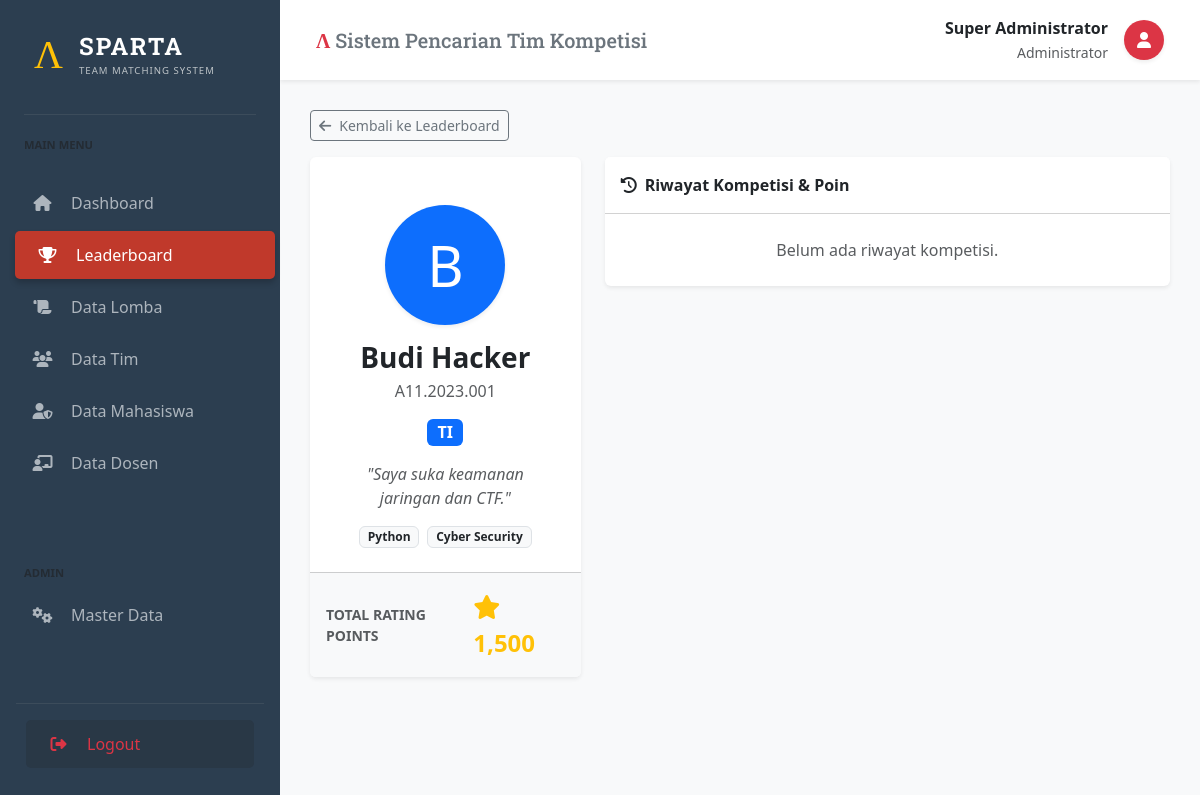
The app's page /index.php?page=profile&id=1 (signed in), older data.
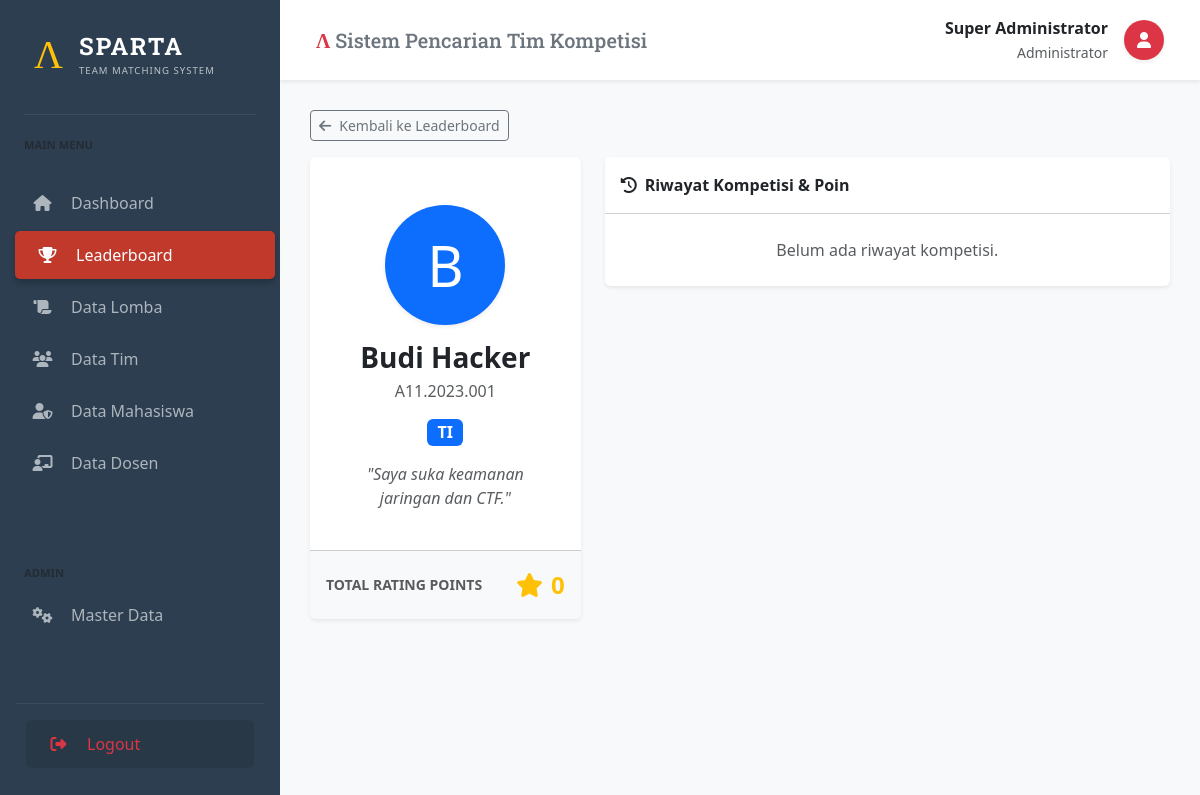
The same page, newer data.
### tables this page shows
CREATE TABLE Mahasiswa (
    ID_Mahasiswa INT AUTO_INCREMENT PRIMARY KEY,
    NIM VARCHAR(20) UNIQUE NOT NULL,
    Nama_Mahasiswa VARCHAR(150) NOT NULL,
    Email VARCHAR(100) UNIQUE NOT NULL,
    Password_Hash VARCHAR(255) NOT NULL,
    Tempat_Lahir VARCHAR(50),
    Tanggal_Lahir DATE,
    Bio TEXT,
    Total_Poin FLOAT DEFAULT 0,  
    ID_Prodi INT,
    FOREIGN KEY (ID_Prodi) REFERENCES Prodi(ID_Prodi) ON DELETE SET NULL
);

CREATE TABLE Prodi (
    ID_Prodi INT AUTO_INCREMENT PRIMARY KEY,
    Nama_Prodi VARCHAR(100) NOT NULL,
    Fakultas VARCHAR(100) NOT NULL
);

### src/pages/profile.php (the view, shortened to what this page needs)
<?php
$idMhs = $_GET['id'] ?? 0;
$stmt = $pdo->prepare("SELECT m.*, p.Nama_Prodi, p.Fakultas
                       FROM Mahasiswa m
                       LEFT JOIN Prodi p ON m.ID_Prodi = p.ID_Prodi
                       WHERE m.ID_Mahasiswa = ?");
$stmt->execute([$idMhs]);
$mhs = $stmt->fetch();
$stmtSkill = $pdo->prepare("SELECT k.Nama_Keahlian FROM Mahasiswa_Keahlian mk JOIN Keahlian k ON mk.ID_Keahlian = k.ID_Keahlian WHERE mk.ID_Mahasiswa = ?");
$stmtSkill->execute([$idMhs]);
$skills = $stmtSkill->fetchAll(PDO::FETCH_COLUMN);
$sqlHistory = "SELECT l.Nama_Lomba, l.Tanggal_Selesai,
                      t.Nama_Tim, t.ID_Tim, k.Nama_Kategori,
                      pj.Nama_Peringkat, pj.Multiplier_Poin,
                      tl.Poin_Dasar, jp.Bobot_Poin
               FROM (
                   SELECT ID_Tim, ID_Mahasiswa FROM Keanggotaan_Tim WHERE ID_Mahasiswa = ?
                   UNION
                   SELECT ID_Tim, ID_Mahasiswa_Ketua as ID_Mahasiswa FROM Tim WHERE ID_Mahasiswa_Ketua = ?
               ) as participation
               JOIN Tim t ON participation.ID_Tim = t.ID_Tim
               JOIN Lomba l ON t.ID_Lomba = l.ID_Lomba
               JOIN Kategori_Lomba k ON l.ID_Kategori = k.ID_Kategori
               JOIN Tingkatan_Lomba tl ON l.ID_Tingkatan = tl.ID_Tingkatan
               JOIN Jenis_Penyelenggara jp ON l.ID_Jenis_Penyelenggara = jp.ID_Jenis
               LEFT JOIN Peringkat_Juara pj ON t.ID_Peringkat = pj.ID_Peringkat
               ORDER BY l.Tanggal_Selesai DESC";
$stmtHistory = $pdo->prepare($sqlHistory);
$stmtHistory->execute([$idMhs, $idMhs]);
$history = $stmtHistory->fetchAll();
?>
<div class="mb-3">
    <a href="?page=ranking" class="btn btn-outline-secondary btn-sm"><i class="fas fa-arrow-left me-2"></i>Kembali ke Leaderboard</a>
</div>
<div class="row">
    <div class="col-md-4">
        <div class="card shadow-sm border-0 mb-4">
            <div class="card-body text-center pt-5 pb-4">
                <div class="mx-auto mb-3 bg-primary text-white rounded-circle d-flex align-items-center justify-content-center shadow-sm" style="width: 120px; height: 120px; font-size: 3.5rem;">
                    <?= substr($mhs['Nama_Mahasiswa'], 0, 1) ?>
                </div>
                <h3 class="fw-bold mb-1"><?= htmlspecialchars($mhs['Nama_Mahasiswa']) ?></h3>
                <p class="text-muted"><?= $mhs['NIM'] ?></p>
                <span class="badge bg-primary fs-6 mb-3"><?= $mhs['Nama_Prodi'] ?></span>
                <?php if($mhs['Bio']): ?>
                    <p class="text-muted fst-italic px-3">"<?= htmlspecialchars($mhs['Bio']) ?>"</p>
                <?php endif; ?>
                <div class="d-flex justify-content-center flex-wrap gap-2 mt-3">
                    <?php foreach($skills as $skill): ?>
                        <span class="badge bg-light text-dark border"><?= $skill ?></span>
                    <?php endforeach; ?>
                </div>
            </div>
            <div class="card-footer bg-light p-3">
                <div class="d-flex justify-content-between align-items-center">
                    <span class="text-uppercase small fw-bold text-muted">Total Rating Points</span>
                    <span class="fs-4 fw-bold text-warning"><i class="fas fa-star me-2"></i><?= number_format($mhs['Total_Poin']) ?></span>
                </div>
            </div>
        </div>
    </div>
    <div class="col-md-8">
        <div class="card shadow-sm border-0">
            <div class="card-header bg-white py-3 fw-bold"><i class="fas fa-history me-2"></i>Riwayat Kompetisi & Poin</div>
            <div class="card-body p-0">
                <div class="list-group list-group-flush">
                    <?php if(empty($history)): ?>
                        <div class="p-4 text-center text-muted">Belum ada riwayat kompetisi.</div>
                    <?php endif; ?>
                </div>
            </div>
        </div>
    </div>
</div>

Row changes from the older to the newer data that the page shows:
changed mahasiswa "Budi Hacker": Total_Poin "1,500" → "0"
Text that changed along with them:
list line gone: "Python"
list line gone: "Cyber Security"
